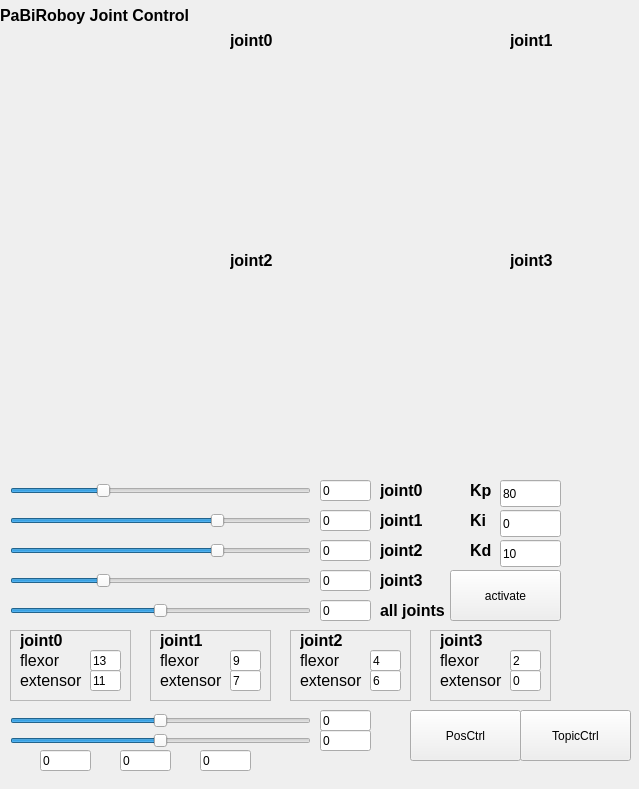
<?xml version="1.0" encoding="UTF-8"?>
<ui version="4.0">
 <class>PaBiRoboyJointControl</class>
 <widget class="QWidget" name="PaBiRoboyJointControl">
  <property name="geometry">
   <rect>
    <x>0</x>
    <y>0</y>
    <width>639</width>
    <height>789</height>
   </rect>
  </property>
  <property name="windowTitle">
   <string>Form</string>
  </property>
  <widget class="QCustomPlot" name="joint0" native="true">
   <property name="geometry">
    <rect>
     <x>0</x>
     <y>30</y>
     <width>281</width>
     <height>221</height>
    </rect>
   </property>
   <widget class="QLabel" name="label_8">
    <property name="geometry">
     <rect>
      <x>230</x>
      <y>0</y>
      <width>51</width>
      <height>21</height>
     </rect>
    </property>
    <property name="font">
     <font>
      <pointsize>12</pointsize>
      <weight>75</weight>
      <bold>true</bold>
     </font>
    </property>
    <property name="text">
     <string>joint0</string>
    </property>
   </widget>
  </widget>
  <widget class="QCustomPlot" name="joint1" native="true">
   <property name="geometry">
    <rect>
     <x>280</x>
     <y>30</y>
     <width>281</width>
     <height>221</height>
    </rect>
   </property>
   <widget class="QLabel" name="label_9">
    <property name="geometry">
     <rect>
      <x>230</x>
      <y>0</y>
      <width>51</width>
      <height>21</height>
     </rect>
    </property>
    <property name="font">
     <font>
      <pointsize>12</pointsize>
      <weight>75</weight>
      <bold>true</bold>
     </font>
    </property>
    <property name="text">
     <string>joint1</string>
    </property>
   </widget>
  </widget>
  <widget class="QCustomPlot" name="joint2" native="true">
   <property name="geometry">
    <rect>
     <x>0</x>
     <y>250</y>
     <width>281</width>
     <height>221</height>
    </rect>
   </property>
   <widget class="QLabel" name="label_10">
    <property name="geometry">
     <rect>
      <x>230</x>
      <y>0</y>
      <width>51</width>
      <height>21</height>
     </rect>
    </property>
    <property name="font">
     <font>
      <pointsize>12</pointsize>
      <weight>75</weight>
      <bold>true</bold>
     </font>
    </property>
    <property name="text">
     <string>joint2</string>
    </property>
   </widget>
  </widget>
  <widget class="QCustomPlot" name="joint3" native="true">
   <property name="geometry">
    <rect>
     <x>280</x>
     <y>250</y>
     <width>281</width>
     <height>221</height>
    </rect>
   </property>
   <widget class="QLabel" name="label_11">
    <property name="geometry">
     <rect>
      <x>230</x>
      <y>0</y>
      <width>51</width>
      <height>21</height>
     </rect>
    </property>
    <property name="font">
     <font>
      <pointsize>12</pointsize>
      <weight>75</weight>
      <bold>true</bold>
     </font>
    </property>
    <property name="text">
     <string>joint3</string>
    </property>
   </widget>
  </widget>
  <widget class="QLabel" name="header">
   <property name="geometry">
    <rect>
     <x>0</x>
     <y>0</y>
     <width>321</width>
     <height>31</height>
    </rect>
   </property>
   <property name="font">
    <font>
     <pointsize>12</pointsize>
     <weight>75</weight>
     <italic>false</italic>
     <bold>true</bold>
    </font>
   </property>
   <property name="text">
    <string>PaBiRoboy Joint Control</string>
   </property>
  </widget>
  <widget class="QSlider" name="joint_setpoint_0">
   <property name="geometry">
    <rect>
     <x>10</x>
     <y>480</y>
     <width>301</width>
     <height>21</height>
    </rect>
   </property>
   <property name="minimum">
    <number>-200</number>
   </property>
   <property name="maximum">
    <number>200</number>
   </property>
   <property name="value">
    <number>-80</number>
   </property>
   <property name="orientation">
    <enum>Qt::Horizontal</enum>
   </property>
  </widget>
  <widget class="QSlider" name="joint_setpoint_1">
   <property name="geometry">
    <rect>
     <x>10</x>
     <y>510</y>
     <width>301</width>
     <height>21</height>
    </rect>
   </property>
   <property name="minimum">
    <number>-200</number>
   </property>
   <property name="maximum">
    <number>200</number>
   </property>
   <property name="value">
    <number>80</number>
   </property>
   <property name="orientation">
    <enum>Qt::Horizontal</enum>
   </property>
  </widget>
  <widget class="QSlider" name="joint_setpoint_2">
   <property name="geometry">
    <rect>
     <x>10</x>
     <y>540</y>
     <width>301</width>
     <height>21</height>
    </rect>
   </property>
   <property name="minimum">
    <number>-200</number>
   </property>
   <property name="maximum">
    <number>200</number>
   </property>
   <property name="value">
    <number>80</number>
   </property>
   <property name="orientation">
    <enum>Qt::Horizontal</enum>
   </property>
  </widget>
  <widget class="QSlider" name="joint_setpoint_3">
   <property name="geometry">
    <rect>
     <x>10</x>
     <y>570</y>
     <width>301</width>
     <height>21</height>
    </rect>
   </property>
   <property name="minimum">
    <number>-200</number>
   </property>
   <property name="maximum">
    <number>200</number>
   </property>
   <property name="value">
    <number>-80</number>
   </property>
   <property name="orientation">
    <enum>Qt::Horizontal</enum>
   </property>
  </widget>
  <widget class="QLineEdit" name="joint_setpoint_text_0">
   <property name="geometry">
    <rect>
     <x>320</x>
     <y>480</y>
     <width>51</width>
     <height>21</height>
    </rect>
   </property>
   <property name="text">
    <string>0</string>
   </property>
   <property name="readOnly">
    <bool>true</bool>
   </property>
  </widget>
  <widget class="QLineEdit" name="joint_setpoint_text_1">
   <property name="geometry">
    <rect>
     <x>320</x>
     <y>510</y>
     <width>51</width>
     <height>21</height>
    </rect>
   </property>
   <property name="text">
    <string>0</string>
   </property>
   <property name="readOnly">
    <bool>true</bool>
   </property>
  </widget>
  <widget class="QLineEdit" name="joint_setpoint_text_2">
   <property name="geometry">
    <rect>
     <x>320</x>
     <y>540</y>
     <width>51</width>
     <height>21</height>
    </rect>
   </property>
   <property name="text">
    <string>0</string>
   </property>
   <property name="readOnly">
    <bool>true</bool>
   </property>
  </widget>
  <widget class="QLineEdit" name="joint_setpoint_text_3">
   <property name="geometry">
    <rect>
     <x>320</x>
     <y>570</y>
     <width>51</width>
     <height>21</height>
    </rect>
   </property>
   <property name="text">
    <string>0</string>
   </property>
   <property name="readOnly">
    <bool>true</bool>
   </property>
  </widget>
  <widget class="QLineEdit" name="Kp">
   <property name="geometry">
    <rect>
     <x>500</x>
     <y>480</y>
     <width>61</width>
     <height>27</height>
    </rect>
   </property>
   <property name="text">
    <string>80</string>
   </property>
  </widget>
  <widget class="QLineEdit" name="Ki">
   <property name="geometry">
    <rect>
     <x>500</x>
     <y>510</y>
     <width>61</width>
     <height>27</height>
    </rect>
   </property>
   <property name="text">
    <string>0</string>
   </property>
  </widget>
  <widget class="QLineEdit" name="Kd">
   <property name="geometry">
    <rect>
     <x>500</x>
     <y>540</y>
     <width>61</width>
     <height>27</height>
    </rect>
   </property>
   <property name="text">
    <string>10</string>
   </property>
  </widget>
  <widget class="QLabel" name="label">
   <property name="geometry">
    <rect>
     <x>470</x>
     <y>480</y>
     <width>31</width>
     <height>21</height>
    </rect>
   </property>
   <property name="font">
    <font>
     <pointsize>12</pointsize>
     <weight>75</weight>
     <bold>true</bold>
    </font>
   </property>
   <property name="text">
    <string>Kp</string>
   </property>
  </widget>
  <widget class="QLabel" name="label_2">
   <property name="geometry">
    <rect>
     <x>470</x>
     <y>510</y>
     <width>31</width>
     <height>21</height>
    </rect>
   </property>
   <property name="font">
    <font>
     <pointsize>12</pointsize>
     <weight>75</weight>
     <bold>true</bold>
    </font>
   </property>
   <property name="text">
    <string>Ki</string>
   </property>
  </widget>
  <widget class="QLabel" name="label_3">
   <property name="geometry">
    <rect>
     <x>470</x>
     <y>540</y>
     <width>31</width>
     <height>21</height>
    </rect>
   </property>
   <property name="font">
    <font>
     <pointsize>12</pointsize>
     <weight>75</weight>
     <bold>true</bold>
    </font>
   </property>
   <property name="text">
    <string>Kd</string>
   </property>
  </widget>
  <widget class="QLabel" name="label_4">
   <property name="geometry">
    <rect>
     <x>380</x>
     <y>480</y>
     <width>51</width>
     <height>21</height>
    </rect>
   </property>
   <property name="font">
    <font>
     <pointsize>12</pointsize>
     <weight>75</weight>
     <bold>true</bold>
    </font>
   </property>
   <property name="text">
    <string>joint0</string>
   </property>
  </widget>
  <widget class="QLabel" name="label_5">
   <property name="geometry">
    <rect>
     <x>380</x>
     <y>510</y>
     <width>51</width>
     <height>21</height>
    </rect>
   </property>
   <property name="font">
    <font>
     <pointsize>12</pointsize>
     <weight>75</weight>
     <bold>true</bold>
    </font>
   </property>
   <property name="text">
    <string>joint1</string>
   </property>
  </widget>
  <widget class="QLabel" name="label_6">
   <property name="geometry">
    <rect>
     <x>380</x>
     <y>540</y>
     <width>51</width>
     <height>21</height>
    </rect>
   </property>
   <property name="font">
    <font>
     <pointsize>12</pointsize>
     <weight>75</weight>
     <bold>true</bold>
    </font>
   </property>
   <property name="text">
    <string>joint2</string>
   </property>
  </widget>
  <widget class="QLabel" name="label_7">
   <property name="geometry">
    <rect>
     <x>380</x>
     <y>570</y>
     <width>51</width>
     <height>21</height>
    </rect>
   </property>
   <property name="font">
    <font>
     <pointsize>12</pointsize>
     <weight>75</weight>
     <bold>true</bold>
    </font>
   </property>
   <property name="text">
    <string>joint3</string>
   </property>
  </widget>
  <widget class="QSlider" name="joint_setpoint_all">
   <property name="geometry">
    <rect>
     <x>10</x>
     <y>600</y>
     <width>301</width>
     <height>21</height>
    </rect>
   </property>
   <property name="minimum">
    <number>-400</number>
   </property>
   <property name="maximum">
    <number>400</number>
   </property>
   <property name="orientation">
    <enum>Qt::Horizontal</enum>
   </property>
  </widget>
  <widget class="QLineEdit" name="joint_setpoint_text_all">
   <property name="geometry">
    <rect>
     <x>320</x>
     <y>600</y>
     <width>51</width>
     <height>21</height>
    </rect>
   </property>
   <property name="text">
    <string>0</string>
   </property>
   <property name="readOnly">
    <bool>true</bool>
   </property>
  </widget>
  <widget class="QLabel" name="label_12">
   <property name="geometry">
    <rect>
     <x>380</x>
     <y>600</y>
     <width>81</width>
     <height>21</height>
    </rect>
   </property>
   <property name="font">
    <font>
     <pointsize>12</pointsize>
     <weight>75</weight>
     <bold>true</bold>
    </font>
   </property>
   <property name="text">
    <string>all joints</string>
   </property>
  </widget>
  <widget class="QPushButton" name="activate">
   <property name="geometry">
    <rect>
     <x>450</x>
     <y>570</y>
     <width>111</width>
     <height>51</height>
    </rect>
   </property>
   <property name="text">
    <string>activate</string>
   </property>
   <property name="checkable">
    <bool>true</bool>
   </property>
  </widget>
  <widget class="QFrame" name="frame">
   <property name="geometry">
    <rect>
     <x>10</x>
     <y>630</y>
     <width>121</width>
     <height>71</height>
    </rect>
   </property>
   <property name="frameShape">
    <enum>QFrame::StyledPanel</enum>
   </property>
   <property name="frameShadow">
    <enum>QFrame::Raised</enum>
   </property>
   <widget class="QLabel" name="label_13">
    <property name="geometry">
     <rect>
      <x>10</x>
      <y>0</y>
      <width>51</width>
      <height>21</height>
     </rect>
    </property>
    <property name="font">
     <font>
      <pointsize>12</pointsize>
      <weight>75</weight>
      <bold>true</bold>
     </font>
    </property>
    <property name="text">
     <string>joint0</string>
    </property>
   </widget>
   <widget class="QLabel" name="label_14">
    <property name="geometry">
     <rect>
      <x>10</x>
      <y>20</y>
      <width>51</width>
      <height>21</height>
     </rect>
    </property>
    <property name="font">
     <font>
      <pointsize>12</pointsize>
      <weight>50</weight>
      <italic>false</italic>
      <bold>false</bold>
     </font>
    </property>
    <property name="text">
     <string>flexor</string>
    </property>
   </widget>
   <widget class="QLabel" name="label_15">
    <property name="geometry">
     <rect>
      <x>10</x>
      <y>40</y>
      <width>71</width>
      <height>20</height>
     </rect>
    </property>
    <property name="font">
     <font>
      <pointsize>12</pointsize>
      <weight>50</weight>
      <bold>false</bold>
     </font>
    </property>
    <property name="text">
     <string>extensor</string>
    </property>
   </widget>
   <widget class="QLineEdit" name="flexor_0">
    <property name="geometry">
     <rect>
      <x>80</x>
      <y>20</y>
      <width>31</width>
      <height>21</height>
     </rect>
    </property>
    <property name="text">
     <string>13</string>
    </property>
   </widget>
   <widget class="QLineEdit" name="extensor_0">
    <property name="geometry">
     <rect>
      <x>80</x>
      <y>40</y>
      <width>31</width>
      <height>21</height>
     </rect>
    </property>
    <property name="text">
     <string>11</string>
    </property>
   </widget>
  </widget>
  <widget class="QFrame" name="frame_2">
   <property name="geometry">
    <rect>
     <x>150</x>
     <y>630</y>
     <width>121</width>
     <height>71</height>
    </rect>
   </property>
   <property name="frameShape">
    <enum>QFrame::StyledPanel</enum>
   </property>
   <property name="frameShadow">
    <enum>QFrame::Raised</enum>
   </property>
   <widget class="QLabel" name="label_16">
    <property name="geometry">
     <rect>
      <x>10</x>
      <y>0</y>
      <width>51</width>
      <height>21</height>
     </rect>
    </property>
    <property name="font">
     <font>
      <pointsize>12</pointsize>
      <weight>75</weight>
      <bold>true</bold>
     </font>
    </property>
    <property name="text">
     <string>joint1</string>
    </property>
   </widget>
   <widget class="QLabel" name="label_17">
    <property name="geometry">
     <rect>
      <x>10</x>
      <y>20</y>
      <width>51</width>
      <height>21</height>
     </rect>
    </property>
    <property name="font">
     <font>
      <pointsize>12</pointsize>
      <weight>50</weight>
      <italic>false</italic>
      <bold>false</bold>
     </font>
    </property>
    <property name="text">
     <string>flexor</string>
    </property>
   </widget>
   <widget class="QLabel" name="label_18">
    <property name="geometry">
     <rect>
      <x>10</x>
      <y>40</y>
      <width>71</width>
      <height>20</height>
     </rect>
    </property>
    <property name="font">
     <font>
      <pointsize>12</pointsize>
      <weight>50</weight>
      <bold>false</bold>
     </font>
    </property>
    <property name="text">
     <string>extensor</string>
    </property>
   </widget>
   <widget class="QLineEdit" name="flexor_1">
    <property name="geometry">
     <rect>
      <x>80</x>
      <y>20</y>
      <width>31</width>
      <height>21</height>
     </rect>
    </property>
    <property name="text">
     <string>9</string>
    </property>
   </widget>
   <widget class="QLineEdit" name="extensor_1">
    <property name="geometry">
     <rect>
      <x>80</x>
      <y>40</y>
      <width>31</width>
      <height>21</height>
     </rect>
    </property>
    <property name="text">
     <string>7</string>
    </property>
   </widget>
  </widget>
  <widget class="QFrame" name="frame_3">
   <property name="geometry">
    <rect>
     <x>290</x>
     <y>630</y>
     <width>121</width>
     <height>71</height>
    </rect>
   </property>
   <property name="frameShape">
    <enum>QFrame::StyledPanel</enum>
   </property>
   <property name="frameShadow">
    <enum>QFrame::Raised</enum>
   </property>
   <widget class="QLabel" name="label_19">
    <property name="geometry">
     <rect>
      <x>10</x>
      <y>0</y>
      <width>51</width>
      <height>21</height>
     </rect>
    </property>
    <property name="font">
     <font>
      <pointsize>12</pointsize>
      <weight>75</weight>
      <bold>true</bold>
     </font>
    </property>
    <property name="text">
     <string>joint2</string>
    </property>
   </widget>
   <widget class="QLabel" name="label_20">
    <property name="geometry">
     <rect>
      <x>10</x>
      <y>20</y>
      <width>51</width>
      <height>21</height>
     </rect>
    </property>
    <property name="font">
     <font>
      <pointsize>12</pointsize>
      <weight>50</weight>
      <italic>false</italic>
      <bold>false</bold>
     </font>
    </property>
    <property name="text">
     <string>flexor</string>
    </property>
   </widget>
   <widget class="QLabel" name="label_21">
    <property name="geometry">
     <rect>
      <x>10</x>
      <y>40</y>
      <width>71</width>
      <height>20</height>
     </rect>
    </property>
    <property name="font">
     <font>
      <pointsize>12</pointsize>
      <weight>50</weight>
      <bold>false</bold>
     </font>
    </property>
    <property name="text">
     <string>extensor</string>
    </property>
   </widget>
   <widget class="QLineEdit" name="flexor_2">
    <property name="geometry">
     <rect>
      <x>80</x>
      <y>20</y>
      <width>31</width>
      <height>21</height>
     </rect>
    </property>
    <property name="text">
     <string>4</string>
    </property>
   </widget>
   <widget class="QLineEdit" name="extensor_2">
    <property name="geometry">
     <rect>
      <x>80</x>
      <y>40</y>
      <width>31</width>
      <height>21</height>
     </rect>
    </property>
    <property name="text">
     <string>6</string>
    </property>
   </widget>
  </widget>
  <widget class="QFrame" name="frame_4">
   <property name="geometry">
    <rect>
     <x>430</x>
     <y>630</y>
     <width>121</width>
     <height>71</height>
    </rect>
   </property>
   <property name="frameShape">
    <enum>QFrame::StyledPanel</enum>
   </property>
   <property name="frameShadow">
    <enum>QFrame::Raised</enum>
   </property>
   <widget class="QLabel" name="label_22">
    <property name="geometry">
     <rect>
      <x>10</x>
      <y>0</y>
      <width>51</width>
      <height>21</height>
     </rect>
    </property>
    <property name="font">
     <font>
      <pointsize>12</pointsize>
      <weight>75</weight>
      <bold>true</bold>
     </font>
    </property>
    <property name="text">
     <string>joint3</string>
    </property>
   </widget>
   <widget class="QLabel" name="label_23">
    <property name="geometry">
     <rect>
      <x>10</x>
      <y>20</y>
      <width>51</width>
      <height>21</height>
     </rect>
    </property>
    <property name="font">
     <font>
      <pointsize>12</pointsize>
      <weight>50</weight>
      <italic>false</italic>
      <bold>false</bold>
     </font>
    </property>
    <property name="text">
     <string>flexor</string>
    </property>
   </widget>
   <widget class="QLabel" name="label_24">
    <property name="geometry">
     <rect>
      <x>10</x>
      <y>40</y>
      <width>71</width>
      <height>20</height>
     </rect>
    </property>
    <property name="font">
     <font>
      <pointsize>12</pointsize>
      <weight>50</weight>
      <bold>false</bold>
     </font>
    </property>
    <property name="text">
     <string>extensor</string>
    </property>
   </widget>
   <widget class="QLineEdit" name="flexor_3">
    <property name="geometry">
     <rect>
      <x>80</x>
      <y>20</y>
      <width>31</width>
      <height>21</height>
     </rect>
    </property>
    <property name="text">
     <string>2</string>
    </property>
   </widget>
   <widget class="QLineEdit" name="extensor_3">
    <property name="geometry">
     <rect>
      <x>80</x>
      <y>40</y>
      <width>31</width>
      <height>21</height>
     </rect>
    </property>
    <property name="text">
     <string>0</string>
    </property>
   </widget>
  </widget>
  <widget class="QSlider" name="point_setpoint_0">
   <property name="geometry">
    <rect>
     <x>10</x>
     <y>710</y>
     <width>301</width>
     <height>21</height>
    </rect>
   </property>
   <property name="minimum">
    <number>-90</number>
   </property>
   <property name="maximum">
    <number>90</number>
   </property>
   <property name="orientation">
    <enum>Qt::Horizontal</enum>
   </property>
  </widget>
  <widget class="QSlider" name="point_setpoint_1">
   <property name="geometry">
    <rect>
     <x>10</x>
     <y>730</y>
     <width>301</width>
     <height>21</height>
    </rect>
   </property>
   <property name="minimum">
    <number>-90</number>
   </property>
   <property name="maximum">
    <number>90</number>
   </property>
   <property name="orientation">
    <enum>Qt::Horizontal</enum>
   </property>
  </widget>
  <widget class="QLineEdit" name="point_setpoint_text_0">
   <property name="geometry">
    <rect>
     <x>320</x>
     <y>710</y>
     <width>51</width>
     <height>21</height>
    </rect>
   </property>
   <property name="text">
    <string>0</string>
   </property>
   <property name="readOnly">
    <bool>true</bool>
   </property>
  </widget>
  <widget class="QLineEdit" name="point_setpoint_text_1">
   <property name="geometry">
    <rect>
     <x>320</x>
     <y>730</y>
     <width>51</width>
     <height>21</height>
    </rect>
   </property>
   <property name="text">
    <string>0</string>
   </property>
   <property name="readOnly">
    <bool>true</bool>
   </property>
  </widget>
  <widget class="QPushButton" name="activatePosCtrl">
   <property name="geometry">
    <rect>
     <x>410</x>
     <y>710</y>
     <width>111</width>
     <height>51</height>
    </rect>
   </property>
   <property name="text">
    <string>PosCtrl</string>
   </property>
   <property name="checkable">
    <bool>true</bool>
   </property>
  </widget>
  <widget class="QLineEdit" name="point_setpoint_text_x">
   <property name="geometry">
    <rect>
     <x>40</x>
     <y>750</y>
     <width>51</width>
     <height>21</height>
    </rect>
   </property>
   <property name="text">
    <string>0</string>
   </property>
   <property name="readOnly">
    <bool>true</bool>
   </property>
  </widget>
  <widget class="QLineEdit" name="point_setpoint_text_y">
   <property name="geometry">
    <rect>
     <x>120</x>
     <y>750</y>
     <width>51</width>
     <height>21</height>
    </rect>
   </property>
   <property name="text">
    <string>0</string>
   </property>
   <property name="readOnly">
    <bool>true</bool>
   </property>
  </widget>
  <widget class="QLineEdit" name="point_setpoint_text_z">
   <property name="geometry">
    <rect>
     <x>200</x>
     <y>750</y>
     <width>51</width>
     <height>21</height>
    </rect>
   </property>
   <property name="text">
    <string>0</string>
   </property>
   <property name="readOnly">
    <bool>true</bool>
   </property>
  </widget>
  <widget class="QPushButton" name="activateTopicCtrl">
   <property name="geometry">
    <rect>
     <x>520</x>
     <y>710</y>
     <width>111</width>
     <height>51</height>
    </rect>
   </property>
   <property name="text">
    <string>TopicCtrl</string>
   </property>
   <property name="checkable">
    <bool>true</bool>
   </property>
  </widget>
 </widget>
 <customwidgets>
  <customwidget>
   <class>QCustomPlot</class>
   <extends>QWidget</extends>
   <header>qcustomplot.h</header>
   <container>1</container>
  </customwidget>
 </customwidgets>
 <resources/>
 <connections/>
</ui>
